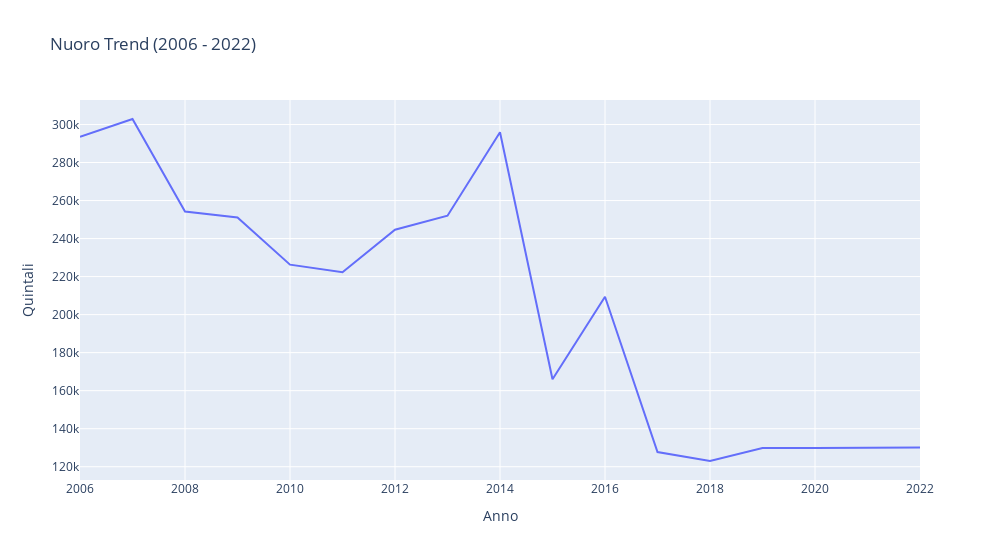

The notebook cell saved with this chart:
### Code cell
#visualize the data with Plotly

import plotly.express as px


fig = px.line( nuoro,
              x = 'Anno',
              y = 'Quintali',
              hover_data = ['Classifica', 'Var.%'],
              width = 1000,
              title = 'Nuoro Trend (2006 - 2022)')

fig.show()

### Figure 1 — Plotly figure (JSON) as saved in the notebook; plotly's stock layout.template omitted (floating-point values rounded to 4 significant figures)
{"data": [{"customdata": [[51, 0], [49, 3.18], [51, -16.06], [50, -1.24], [55, -9.89], [53, -1.76], [50, 10.05], [51, 3.03], [46, 17.43], [60, -43.9], [55, 26.1], [66, -39.01], [66, -3.68], [66, 5.51], [66, 0], [64, 0], [61, 0.29]], "hovertemplate": "Anno=%{x}<br>Quintali=%{y}<br>Classifica=%{customdata[0]}<br>Var.%=%{customdata[1]}<extra></extra>", "legendgroup": "", "line": {"color": "#636efa", "dash": "solid"}, "marker": {"symbol": "circle"}, "mode": "lines", "name": "", "orientation": "v", "showlegend": false, "type": "scatter", "x": [2006, 2007, 2008, 2009, 2010, 2011, 2012, 2013, 2014, 2015, 2016, 2017, 2018, 2019, 2020, 2021, 2022], "xaxis": "x", "y": [293550, 302887, 254254, 251100, 226272, 222296, 244631, 252032, 295962, 166039, 209382, 127709, 123008, 129782, 129782, 129782, 130163], "yaxis": "y"}], "layout": {"legend": {"tracegroupgap": 0}, "title": {"text": "Nuoro Trend (2006 - 2022)"}, "width": 1000, "xaxis": {"anchor": "y", "domain": [0, 1], "title": {"text": "Anno"}}, "yaxis": {"anchor": "x", "domain": [0, 1], "title": {"text": "Quintali"}}}}
